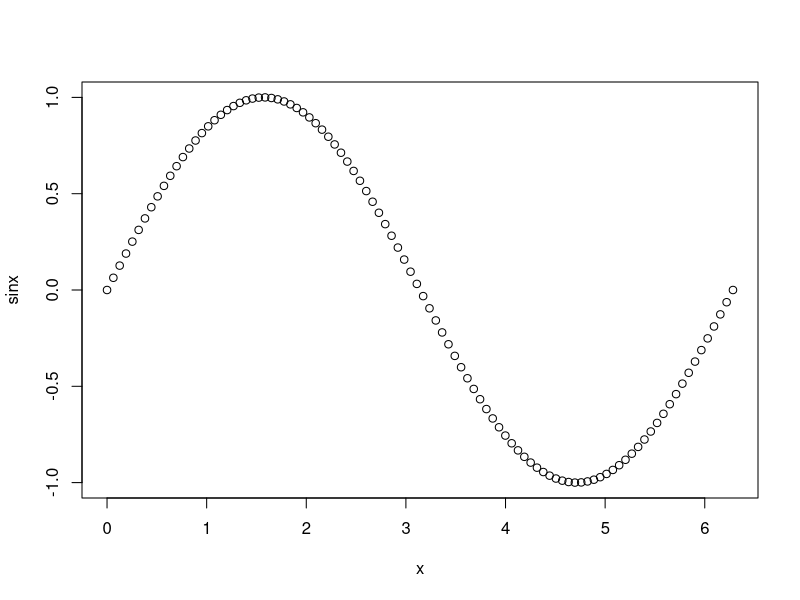
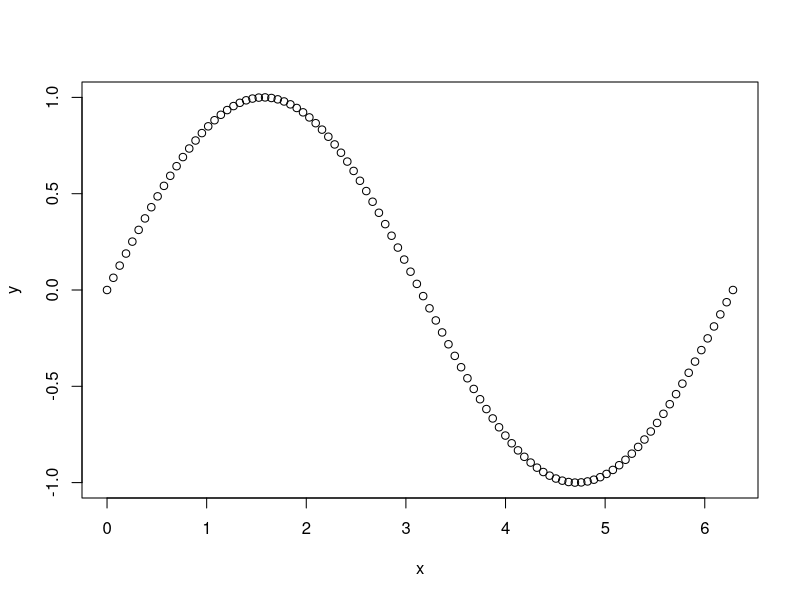
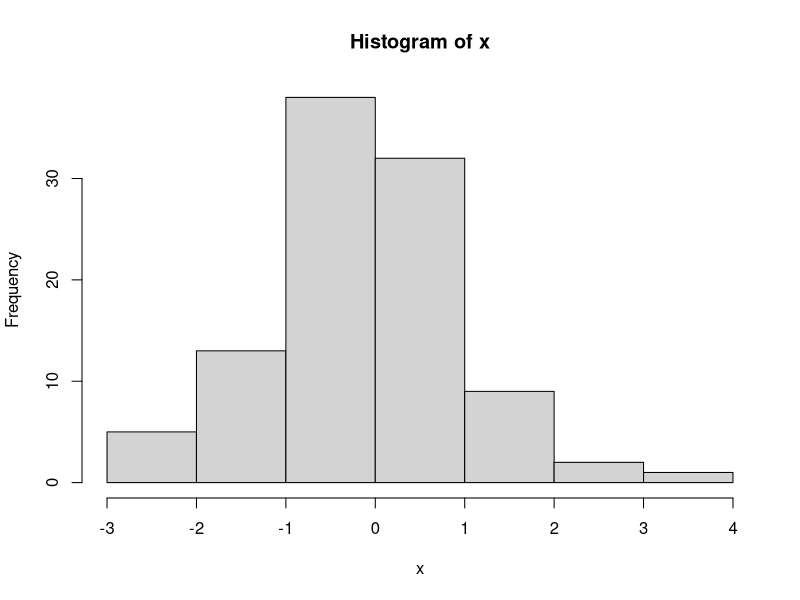

Write the R code that produced these figures, in order.
## ---- chunk 1
knitr::opts_chunk$set(echo = TRUE)
## ---- chunk 2
"a"
1
1L
TRUE
## ---- chunk 3
c("a", "b", "c", "d")
c(1, 2.2, 3.33, 4.444)
c(1L, 2L, 3L, 4L)
c(TRUE, FALSE, TRUE, NA)
## ---- chunk 4
x <- c(1, 2, 3, 4)
x
y <- 1:4
y
## ---- chunk 5
matrix(c(1, 2, 3, 4), nrow=2, ncol=2)
## ---- chunk 6
array(1:12, dim=c(2,3,2))
## ---- chunk 7
list(1L:3L, c("a", "bc"), c(3.14, 123, 999))

## ---- chunk 8
df <- data.frame(x=c(1, 2, 3),
           y=c("a", "b", "c"),
           z=c(TRUE, FALSE, NA))
## ---- chunk 9
z <- list(1L, "a", 3.14)
z[1:2]
z[1]
z[[1]]
## ---- chunk 10
df <- data.frame(x=c(1, 2, 3), y=c("a", "b", "c"))
df$x
df[,"y"]
df[1:2,]
## ---- chunk 11
add <- function(a, b) a + b

add <- function(a, b) {
  z <- a + b
  z
}

subtract <- function(a, b) {
  z <- a - b
  z
}

add(1, 2)
subtract(1, 2)
subtract(a=1, b=2)
subtract(b=1, a=2)
## ---- chunk 12
add2 <- add
add2(2, 3)
## ---- chunk 13
(function(a, b) a + b)(1, 2)
## ---- chunk 14
if (TRUE) {
  print(1)
} else {
  print(2)
}
## ---- chunk 15
i <- 1
while(i < 3) {
  print(i)
  i <- i + 1
}
## ---- chunk 16
for ( i in 1:3 ) {
  print(i)
}

for ( xi in list(1, "x", "y", TRUE) ) {
  print(xi)
}
## ---- chunk 17
x <- "b"
switch(x, a=1, b=2)
y <- 2
switch(y, "a", "b")
## ---- chunk 18
x <- list(1:3, 4:6, 7:9)
lapply(x, sum)
## ---- chunk 19
x <- list(1:3, 4:6, 7:9)
sapply(x, sum)
## ---- chunk 20
x <- list(1:3, 4:6, 7:9)
vapply(x, sum, numeric(1))
## ---- chunk 21
print2 <- function(...) {
  args <- list(...)
  for ( a in args )
    print(a)
}
## ---- chunk 22
print2(1, "a", TRUE)
## ---- chunk 23
x <- seq(from=0, to=2*pi, length.out=100)
sinx <- sin(x)
plot(x, sinx)
## ---- chunk 24
df <- data.frame(x=x, y=sinx)
plot(y ~ x, data=df)
## ---- chunk 25
x <- rnorm(100)
hist(x)
